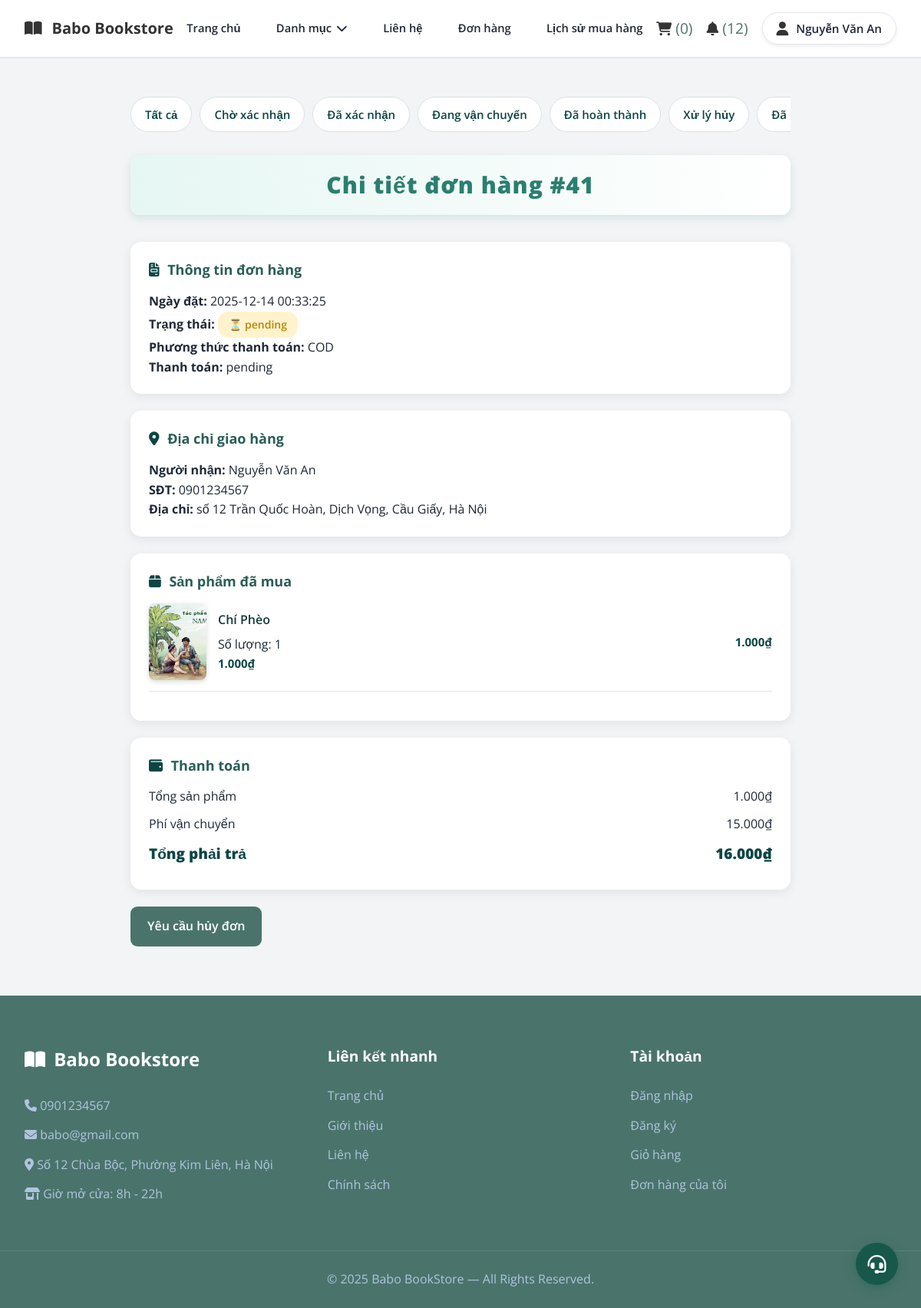
/order_detail.php?id=41 (signed in), run on the app's committed database.
### tables this page shows
CREATE TABLE `users` (
  `user_id` int(11) NOT NULL,
  `full_name` varchar(100) NOT NULL,
  `email` varchar(150) NOT NULL,
  `password` varchar(255) NOT NULL,
  `phone` varchar(20) NOT NULL,
  `gender` enum('Nữ','Nam','Khác','') NOT NULL,
  `dob` date NOT NULL,
  `role` enum('customer','admin','','') NOT NULL,
  `created_at` datetime NOT NULL DEFAULT current_timestamp(),
  `status` enum('active','banned','','') NOT NULL,
  `reset_token` varchar(64) DEFAULT NULL,
  `token_expiry` datetime DEFAULT NULL,
  `login_attempts` int(11) DEFAULT 0,
  `last_attempt` datetime DEFAULT NULL
);

CREATE TABLE `orders` (
  `order_id` int(11) NOT NULL,
  `user_id` int(11) NOT NULL,
  `address_id` int(11) NOT NULL,
  `order_date` datetime NOT NULL DEFAULT current_timestamp(),
  `total_amount` decimal(10,2) NOT NULL,
  `payment_method` enum('COD','online','','') NOT NULL,
  `payment_status` enum('pending','paid','failed','') NOT NULL,
  `shipping_fee` decimal(10,2) NOT NULL,
  `order_status` enum('pending','confirmed','shipping','completed','canceled','req_cancel','reject_cancel','req_return','accept_return','reject_return') NOT NULL,
  `previous_status` varchar(50) DEFAULT NULL
);

CREATE TABLE `addresses` (
  `address_id` int(11) NOT NULL,
  `user_id` int(11) NOT NULL,
  `receiver_name` varchar(100) NOT NULL,
  `receiver_phone` varchar(20) NOT NULL,
  `province` varchar(100) NOT NULL,
  `district` varchar(100) NOT NULL,
  `ward` varchar(100) NOT NULL,
  `specific_address` varchar(255) NOT NULL,
  `is_default` tinyint(1) NOT NULL
);

CREATE TABLE `order_items` (
  `id` int(11) NOT NULL,
  `order_id` int(11) NOT NULL,
  `book_id` int(11) NOT NULL,
  `quantity` int(11) NOT NULL,
  `price_at_order` decimal(10,2) NOT NULL
);

CREATE TABLE `books` (
  `book_id` int(11) NOT NULL,
  `title` varchar(255) NOT NULL,
  `slug` varchar(255) DEFAULT NULL,
  `description` text NOT NULL,
  `publish_year` year(4) NOT NULL,
  `pages` int(11) NOT NULL,
  `weight` int(11) NOT NULL,
  `cover_type` enum('hard','soft','','') NOT NULL,
  `price` decimal(10,2) NOT NULL,
  `discounted_price` decimal(10,2) NOT NULL,
  `stock_quantity` int(11) NOT NULL,
  `category_id` int(11) NOT NULL,
  `publisher_id` int(11) NOT NULL,
  `created_at` datetime NOT NULL DEFAULT current_timestamp(),
  `updated_at` datetime NOT NULL DEFAULT current_timestamp() ON UPDATE current_timestamp(),
  `status` enum('active','hidden','','') NOT NULL
);

### order_detail.php (the view, shortened to what this page needs)
<?php
include 'connect.php';
$order_id = intval($_GET['id']);
$user_id = intval($_SESSION['user_id']);
$order_query = "
    SELECT o.*, u.full_name
    FROM orders o
    JOIN users u ON o.user_id = u.user_id
    WHERE o.order_id = '$order_id' AND o.user_id = '$user_id'
    LIMIT 1
";
$order_result = mysqli_query($ocon, $order_query);
$order = mysqli_fetch_assoc($order_result);
$address = null;
if (!empty($order['address_id'])) {
    $addr_q = "
        SELECT *
        FROM addresses
        WHERE address_id = {$order['address_id']}
          AND user_id = $user_id
        LIMIT 1
    ";
    $addr_rs = mysqli_query($ocon, $addr_q);
    $address = mysqli_fetch_assoc($addr_rs);
}
$items_query = "
    SELECT
        oi.*, b.title,
        (SELECT url FROM images WHERE book_id = b.book_id LIMIT 1) AS book_image
    FROM order_items oi
    LEFT JOIN books b ON oi.book_id = b.book_id
    WHERE oi.order_id = '$order_id'
";
$items_result = mysqli_query($ocon, $items_query);
function e($v){ return htmlspecialchars($v, ENT_QUOTES, 'UTF-8'); }
$placeholder_img = "img/placeholder-book.png";
?>
<!DOCTYPE html>
<html lang="vi">
<head>
    <link rel="stylesheet" href="CSS/style.css">
    <link rel="stylesheet" href="CSS/order.css">
    <link rel="stylesheet" href="CSS/order_detail.css">
    <link rel="stylesheet" href="https://cdnjs.cloudflare.com/ajax/libs/font-awesome/6.4.0/css/all.min.css">
</head>
<body>
<?php include 'header.php'; ?>
<div class="order_detail_page">
<div class="detail_container">
    <div class="order_tabs">
    <a href="order.php?status=all" class="tab">Tất cả</a>
    <a href="order.php?status=pending" class="tab">Chờ xác nhận</a>
    <a href="order.php?status=confirmed" class="tab">Đã xác nhận</a>
    <a href="order.php?status=shipping" class="tab">Đang vận chuyển</a>
    <a href="order.php?status=completed" class="tab">Đã hoàn thành</a>
    <a href="order.php?status=req_cancel" class="tab">Xử lý hủy</a>
    <a href="order.php?status=canceled" class="tab">Đã hủy</a>
</div>
    <h2>
        Chi tiết đơn hàng #<?= e($order_id) ?>
    </h2>
    <div class="detail_box">
        <h3><i class="fa-solid fa-file-invoice"></i> Thông tin đơn hàng</h3>
        <p><strong>Ngày đặt:</strong> <?= e($order['order_date']) ?></p>
        <p><strong>Trạng thái:</strong>
            <span class="status <?= e($order['order_status']) ?>">
                <?= e($order['order_status']) ?>
            </span>
        </p>
        <p><strong>Phương thức thanh toán:</strong> <?= e($order['payment_method']) ?></p>
        <p><strong>Thanh toán:</strong> <?= e($order['payment_status']) ?></p>
    </div>
    <div class="detail_box">
        <h3><i class="fa-solid fa-location-dot"></i> Địa chỉ giao hàng</h3>
        <?php if ($address): ?>
            <p><strong>Người nhận:</strong> <?= e($address['receiver_name']) ?></p>
            <p><strong>SĐT:</strong> <?= e($address['receiver_phone']) ?></p>
            <p>
                <strong>Địa chỉ:</strong>
                <?= e($address['specific_address']) ?>,
                <?= e($address['ward']) ?>,
                <?= e($address['district']) ?>,
                <?= e($address['province']) ?>
            </p>
        <?php else: ?>
            <p>Không có địa chỉ giao hàng</p>
        <?php endif; ?>
    </div>
    <div class="detail_box">
        <h3><i class="fa-solid fa-box"></i> Sản phẩm đã mua</h3>
        <?php while ($it = mysqli_fetch_assoc($items_result)):
            $img = $it['book_image'] ?: $placeholder_img;
            $qty = intval($it['quantity']);
            $price = floatval($it['price_at_order']);
            $subtotal = $qty * $price;
        ?>
            <div class="item_row">
                <img src="<?= e($img) ?>" class="item_img">
                <div class="item_info">
                    <div class="item_title"><?= e($it['title']) ?></div>
                    <div>Số lượng: <?= $qty ?></div>
                    <div class="item_price"><?= number_format($price,0,',','.') ?>₫</div>
                </div>
                <div class="item_price">
                    <?= number_format($subtotal,0,',','.') ?>₫
                </div>
            </div>
        <?php endwhile; ?>
    </div>
    <div class="detail_box">
        <h3><i class="fa-solid fa-wallet"></i> Thanh toán</h3>
        <div class="total_row">
            <span>Tổng sản phẩm</span>
            <span><?= number_format($order['total_amount'],0,',','.') ?>₫</span>
        </div>
        <div class="total_row">
            <span>Phí vận chuyển</span>
            <span><?= number_format($order['shipping_fee'],0,',','.') ?>₫</span>
        </div>
        <div class="total_row total_final">
            <span>Tổng phải trả</span>
            <span><?= number_format($order['total_amount'] + $order['shipping_fee'],0,',','.') ?>₫</span>
        </div>
    </div>
<div class="action_buttons">
<?php
$status = strtolower(trim($order['order_status']));
switch ($status) {
    ?>
    <?php
    case 'pending':
    case 'confirmed':
        ?>
        <a href="cancel_order_form.php?id=<?= $order_id ?>"
           class="cancel_btn"
           onclick="return confirm('Bạn có chắc muốn hủy đơn này không?');">
            Yêu cầu hủy đơn
        </a>
        <?php
        break;
         ?>
        <?php
}
?>
</div>
</div>
</div>
<?php include 'footer.php'; ?>
</body>
</html>

### header.php (shortened to what this page needs)
<?php
include 'connect.php';
$unread_notif = 0;
$cart_id = 0;
$user_name = "";
if (isset($_SESSION['user_id'])) {
    $user_id = $_SESSION['user_id'];
    $user_query = mysqli_query($ocon, "SELECT full_name, role FROM users WHERE user_id = '$user_id'");
    if ($user = mysqli_fetch_assoc($user_query)) {
        $user_name = $user['full_name'];
    }
$unread_notif = 0;
if (!empty($_SESSION['user_id'])) {
    $user_id = intval($_SESSION['user_id']);
    $q = mysqli_query($ocon,
        "SELECT COUNT(*) AS total
         FROM notifications_customer
         WHERE user_id=$user_id AND is_read=0"
    );
    $unread_notif = ($q && $row = mysqli_fetch_assoc($q)) ? $row['total'] : 0;
}
    $cart_query = mysqli_query($ocon, "SELECT cart_id FROM carts WHERE user_id = '$user_id'");
    if (mysqli_num_rows($cart_query) > 0) {
        $cart = mysqli_fetch_assoc($cart_query);
        $cart_id = $cart['cart_id'];
    } else {
        mysqli_query($ocon, "INSERT INTO carts(user_id) VALUES('$user_id')");
        $cart_id = mysqli_insert_id($ocon);
    }
}
$total_cart_items = 0;
if ($cart_id > 0) {
    $count_cart_items = mysqli_query($ocon, "SELECT * FROM cart_items WHERE cart_id = '$cart_id'");
    $total_cart_items = mysqli_num_rows($count_cart_items);
}
?>
<link rel="stylesheet" href="CSS/header.css">
<header class="user_header">
    <div class="header_1">
        <div class="user_flex">
            <a href="index.php" class="book_logo">
                <i class="fas fa-book-open"></i> Babo Bookstore
            </a>
            <nav class="navbar">
                <a href="index.php">Trang chủ</a>
                <div class="category_menu">
    <a href="javascript:void(0)" class="category_btn">Danh mục <i class="fas fa-chevron-down"></i></a>
</div>
                <a href="contact.php">Liên hệ</a>
                <a href="order.php">Đơn hàng</a>
                <a href="purchase_history.php">Lịch sử mua hàng</a>
            </nav>
            <div class="icons">
                <a href="cart.php">
                    <i class="fas fa-shopping-cart"></i>
                    <span>(<?php echo $total_cart_items; ?>)</span>
                </a>
                <a href="notification_customer.php" class="notif_icon">
                    <i class="fas fa-bell"></i>
                    <?php if ($unread_notif > 0): ?>
                        (<span class="notif_count"><?= $unread_notif ?></span>)
                    <?php endif; ?>
                </a>
                <div class="user-menu">
                    <div id="user-btn" class="user_box">
    <i class="fas fa-user"></i>
    <span><?= $user_name ?: "Tài khoản" ?></span>
</div>
                </div>
            </div>
        </div>
    </div>
</header>

### CSS/style.css (style rules this page uses)
:root { --primary-color: #4a746b; --accent-color: #0b4644; --light-blue: #EFF6FF; --orange: #F59E0B; --text-color: #1F2937; --light-text: #4B5563; --white: #ffffff; --border-radius: 12px; --shadow: 0 10px 15px -3px rgba(0, 0, 0, 0.1), 0 4px 6px -2px rgba(0, 0, 0, 0.05); --transition: all 0.3s ease; }
* { margin: 0; padding: 0; box-sizing: border-box; font-family: 'Open Sans', sans-serif; text-decoration: none; list-style: none; border: none; outline: none; }
body { background-color: #f3f4f6; color: var(--text-color); line-height: 1.6; }
.user_header .header_1 { background-color: var(--white); border-bottom: 1px solid #e2e8f0; }
.user_flex { max-width: 1200px; margin: 0 auto; padding: 1rem 2rem; display: flex; align-items: center; justify-content: space-between; }
.book_logo { font-size: 1.5rem; font-weight: 700; color: var(--primary-color); display: flex; align-items: center; gap: 0.5rem; }
.user_flex .navbar { display: flex; gap: 2rem; }
.user_flex .navbar a { font-size: 1rem; color: var(--text-color); font-weight: 500; transition: var(--transition); }
.icons { display: flex; gap: 1.2rem; }
.icons a { font-size: 1.2rem; color: var(--primary-color); transition: var(--transition); }
.user_box { display: flex; align-items: center; gap: 10px; padding: 8px 18px; background: var(--white); border: 1px solid #e5e7eb; border-radius: 50px; box-shadow: 0 2px 5px rgba(0,0,0,0.08); transition: var(--transition); cursor: pointer; }
.user_box i { font-size: 1.3rem; color: var(--primary-color); }
.user_box span { font-size: 0.95rem; font-weight: 600; color: var(--text-color); white-space: nowrap; }
.user_flex .navbar { display: flex; align-items: center; gap: 1.4rem; }
.user_flex .navbar a { font-size: 0.92rem; font-weight: 600; color: var(--text-color); white-space: nowrap; transition: var(--transition); }
.category_menu .category_btn { font-size: 0.92rem !important; font-weight: 600; white-space: nowrap; }

### CSS/order.css (style rules this page uses)
:root { --main-green: #2a7f6f; --green-dark: #17584b; --green-light: #e2f3ef; --text-main: #333; --bg-light: #f8f9fa; }
.order_tabs { display: flex; gap: 12px; margin-bottom: 28px; overflow-x: auto; }
.order_tabs .tab { padding: 10px 20px; border-radius: 20px; background: #ececec; color: #333; text-decoration: none; font-size: 15px; transition: 0.25s ease; white-space: nowrap; font-weight: 500; }
.status { padding: 6px 14px; border-radius: 14px; font-size: 14px; font-weight: 600; display: inline-block; }
.status.pending { background: #fff4d4; color: #9e6a00; }
.status.pending::before { content: "⏳ "; }

### CSS/header.css (style rules this page uses)
.user_header { width: 100%; background: #fff; border-bottom: 1px solid #e6e6e6; }
.book_logo { font-size: 20px; color: #333; font-weight: bold; text-decoration: none; }
.book_logo i { margin-right: 5px; }
.navbar a { margin: 0 12px; text-decoration: none; color: #333; font-size: 15px; transition: 0.25s; }
.icons { display: flex; align-items: center; gap: 18px; }
.icons i { font-size: 18px; cursor: pointer; color: #333; transition: 0.25s; }
.user-menu { position: relative; display: inline-block; font-family: "Poppins", sans-serif; }
.category_menu { position: relative; }
.category_btn { cursor: pointer; display: flex; align-items: center; gap: 6px; }
.category_menu::after { content: ""; position: absolute; left: 0; top: 100%; width: 100%; height: 15px; }

### data on the page
users: full_name "Nguyễn Văn An"
orders: order_date "2025-12-14 00:33:25", order_status "pending", payment_method "COD", payment_status "pending", total_amount "1.000", shipping_fee "15.000", $order['total_amount'] + $order['shipping_fee'] "16.000"
addresses: receiver_name "Nguyễn Văn An", receiver_phone "0901234567", specific_address "số 12 Trần Quốc Hoàn", ward "Dịch Vọng", district "Cầu Giấy", province "Hà Nội"
order_items: book.title "Chí Phèo", quantity "1", price_at_order "1.000", subtotal "1.000"

### other printed values
$total_cart_items "0"
$unread_notif "12"
$order_id "41"
